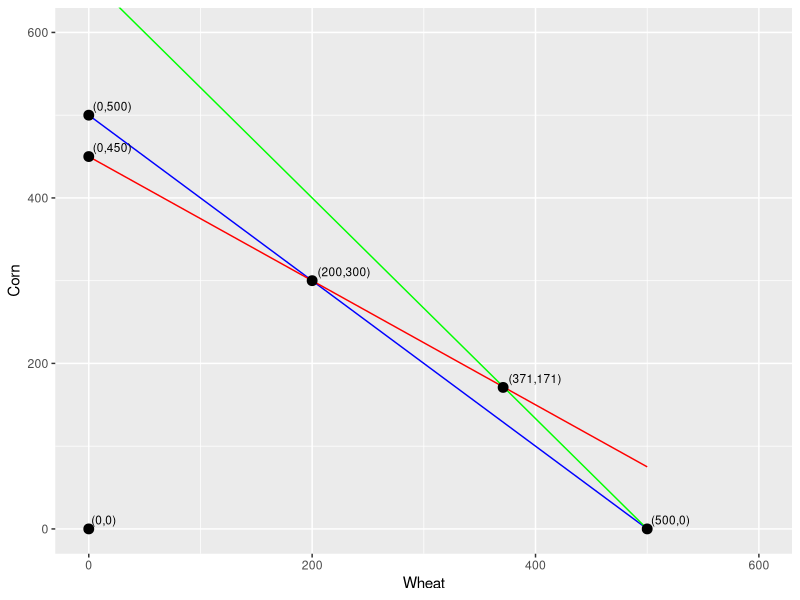

Write R code to recreate this figure.
## ---- chunk 1
#| echo: false

xW <- seq(0, 500, by=1)
land_line <- 500 - xW

labor_line <- (1800 - 3*xW)/4

fertilizer_line <- (2000 - 4*xW)/3

library(ggplot2)

df <- data.frame(
  xW = xW,
  land = land_line,
  labor = labor_line,
  fert = fertilizer_line
)

vertices <- data.frame(
  xW = c(0, 0, 0, 200, 371, 500),
  xC = c(0, 500, 450, 300, 171, 0)
)

ggplot(df, aes(x=xW)) +
  geom_line(aes(y=land), color="blue") +
  geom_line(aes(y=labor), color="red") +
  geom_line(aes(y=fert), color="green") +
  geom_point(data=vertices, aes(x=xW, y=xC), size=3, color="black") +
  geom_text(data=vertices, aes(x=xW, y=xC, label=paste0("(",xW,",",xC,")")),
            hjust=-0.1, vjust=-0.5, size=3) +
  coord_cartesian(xlim=c(0,600), ylim=c(0,600)) +
  labs(x="Wheat",y="Corn")


